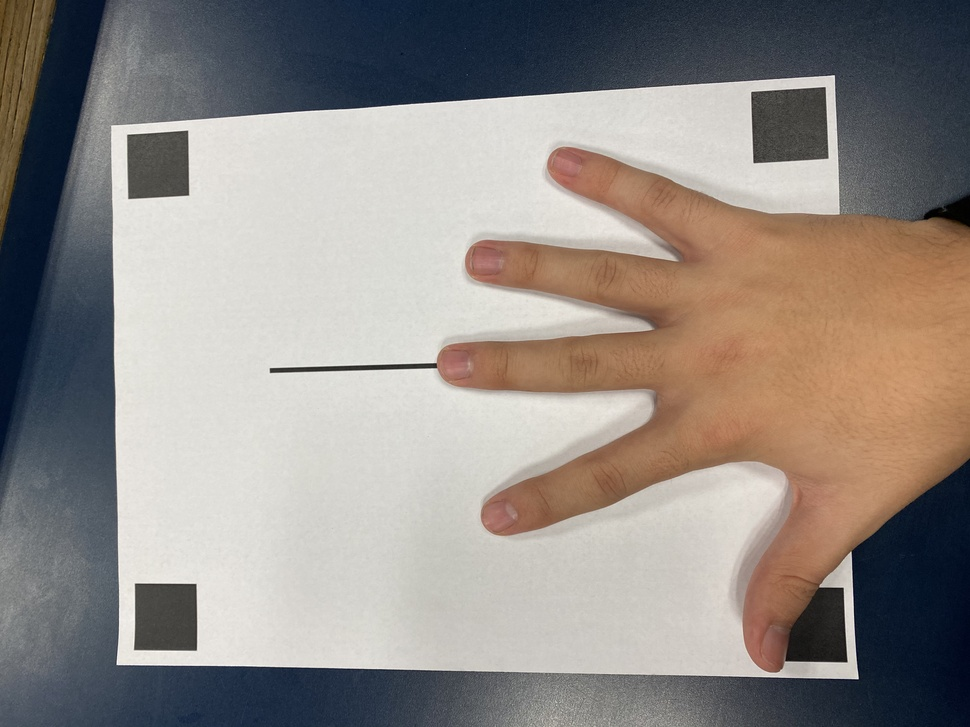
%> input picture Innovate-O-Thon/hand3.jpeg, 970 x 727 px, shrunk from 4032 x 3024 before the run
$ octave measure.m   (GNU Octave 9; MATLAB toolbox functions it lacks are replaced by stand-ins)
%> lines starting %> are read from the running program, lines starting %| are printed output that depends on the picture
%% measure.m
% Image processing to measure the length of a finger using a template
clear
clc

totalLengthInches = 6;
% Read Image
image = imread("hand3.jpeg");
%> image is the input picture: size 727x970x3 uint8; mean R, G, B 145.7, 139.1, 134.4

original = image;

% Image processing
[len,wid] = size(image);
%> len = 727; wid = 2910
image = rgb2gray(image);
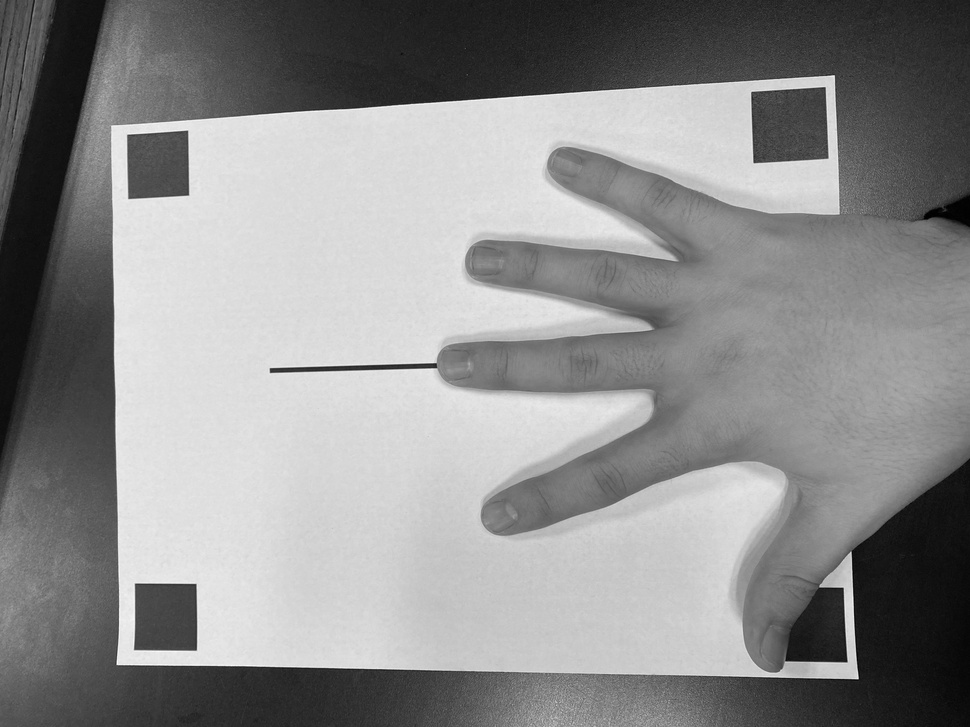
%> image: size 727x970 uint8; min 0, max 255, mean 140.5
image = imrotate(image,-90);
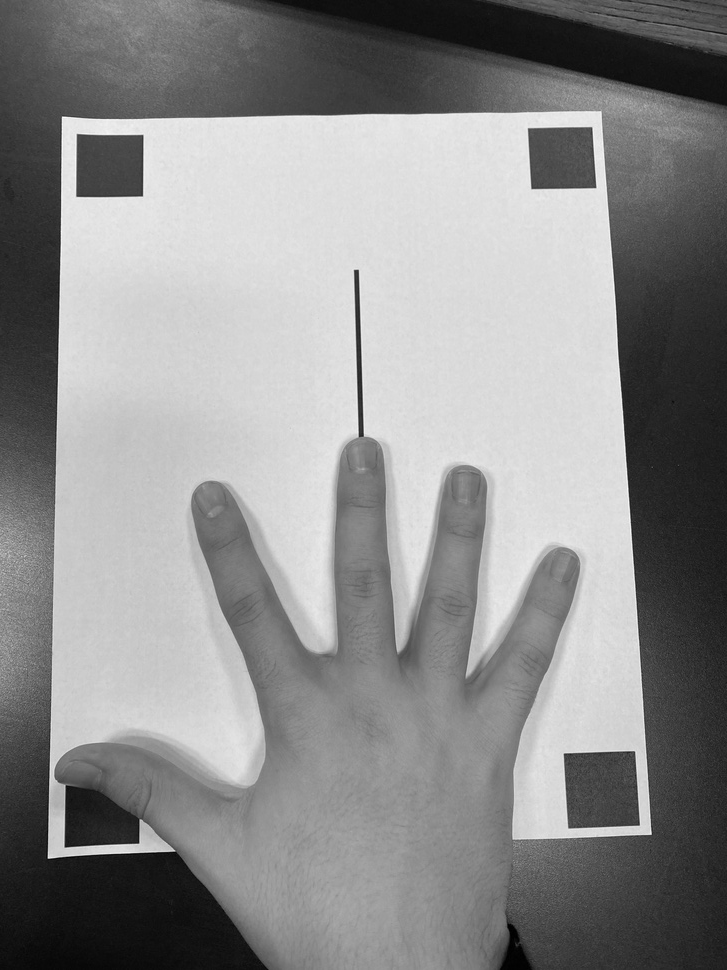
%> image: size 970x727 uint8; min 0, max 255, mean 140.5; mean of the top-left, top-right, bottom-left and bottom-right quarters 161, 142.1, 134.6, 124.5

%Find Reference points
%> (the run ends here)
